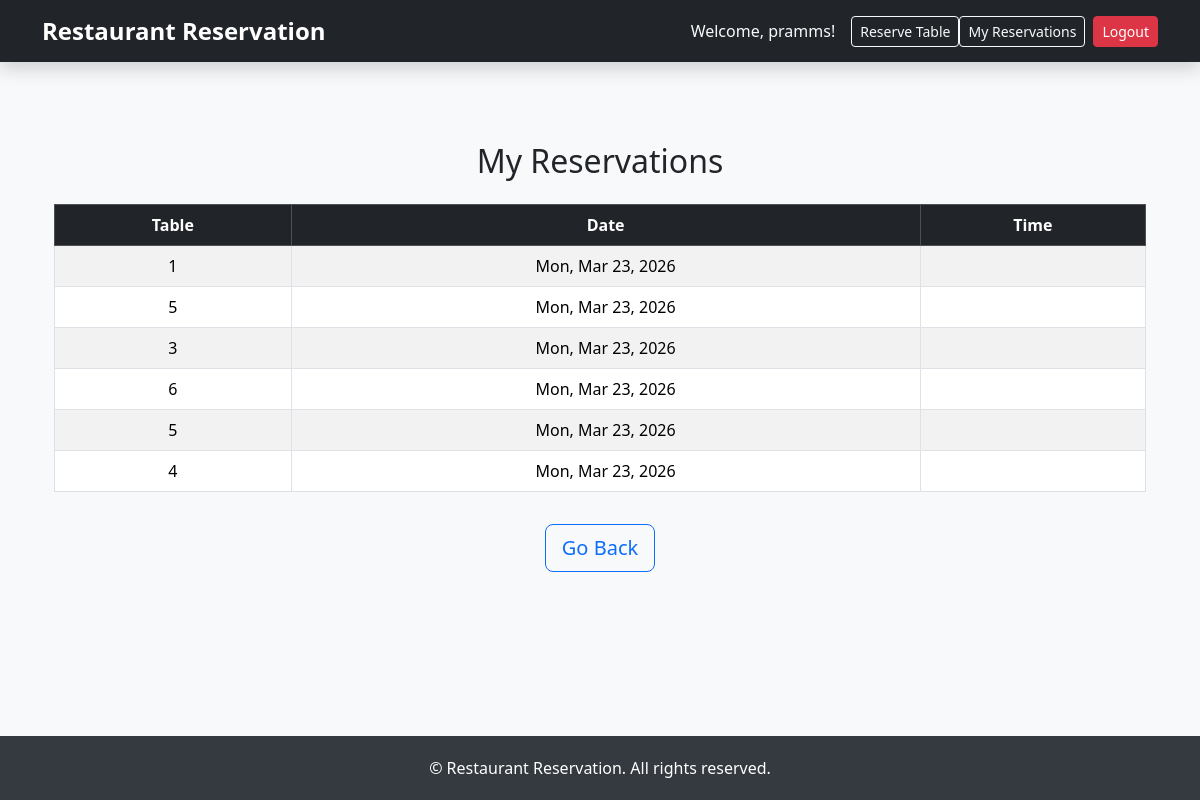
The app's page /my-reservations/ (signed in), older data.
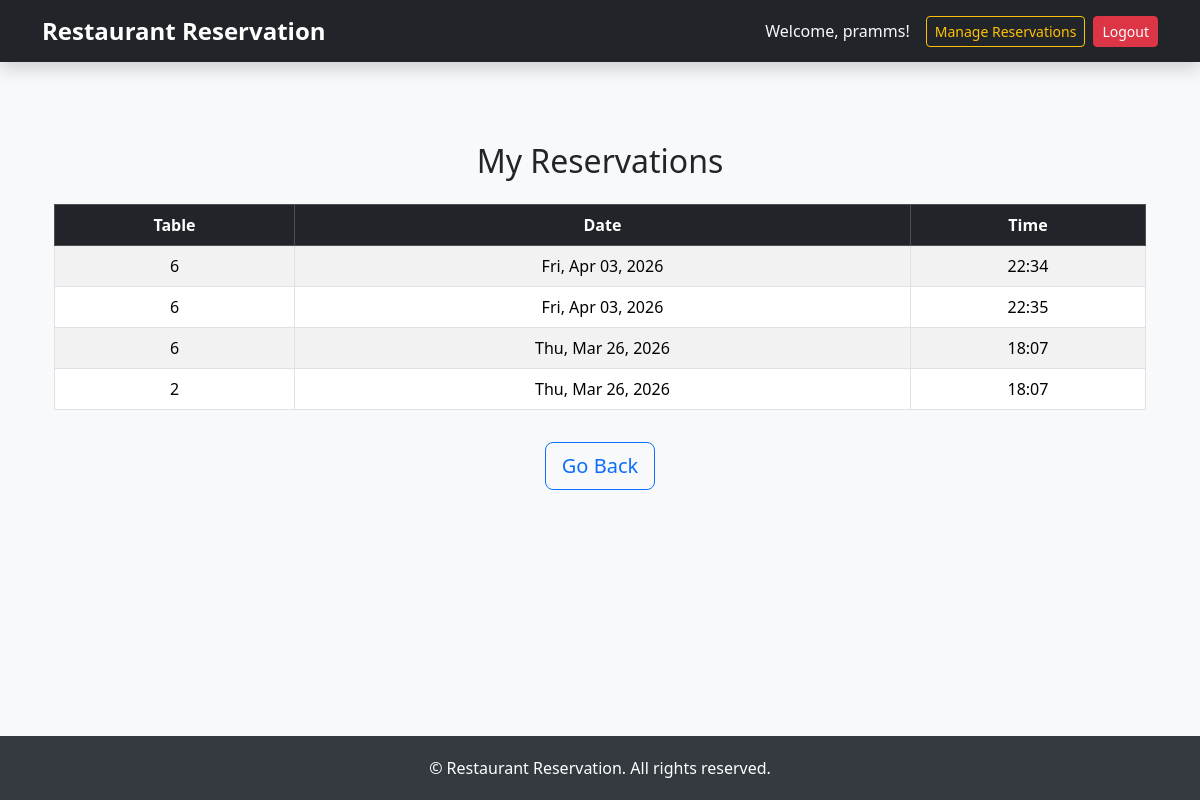
The same page, newer data.
### reservation/models.py (models this page shows, shortened)
class Reservation(models.Model):
    STATUS = (
        ("pending","Pending"),
        ("confirmed","Confirmed"),
        ("cancelled","Cancelled")
    )
    user = models.ForeignKey(User,on_delete=models.CASCADE)
    name = models.CharField(max_length=50,null=True,blank=True)
    table = models.ForeignKey(Table,on_delete=models.CASCADE)
    reservation_date = models.DateField()
    reservation_time = models.TimeField()
    guests = models.PositiveBigIntegerField()
    status = models.CharField(max_length=10,choices=STATUS,default="pending")
    class Meta:
        constraints = [
            models.UniqueConstraint(
                fields=['table', 'reservation_date', 'reservation_time'],
                name='unique_table_booking'
            )
        ]

class Table(models.Model):
    number = models.PositiveBigIntegerField(unique=True)
    seats = models.PositiveBigIntegerField()

### reservation/views.py (the view)
# urls.py: path("my-reservations/",views.MyReservationView.as_view(),name="my-reservations"),
class MyReservationView(LoginRequiredMixin,ListView):
    model = Reservation
    template_name = "my_reservations.html"
    context_object_name = "reservations"
    def get_queryset(self):
        return Reservation.objects.filter(user=self.request.user).order_by("-reservation_date")

### templates/my_reservations.html
{% extends "base.html" %}
{% block content %}
<div class="container mt-5">
    <h2 class="mb-4 text-center">My Reservations</h2>
    <div class="table-responsive">
        <table class="table table-striped table-hover table-bordered align-middle">
            <thead class="table-dark text-center">
                <tr>
                    <th scope="col">Table</th>
                    <th scope="col">Date</th>
                    <th scope="col">Time</th>
                </tr>
            </thead>
            <tbody class="text-center">
                {% for r in reservations %}
                <tr>
                    <td>{{ r.table.number }}</td>
                    <td>{{ r.reservation_date|date:"D, M d, Y" }}</td>
                    <td>{{ r.reservation_time|time:"H:i" }}</td>
                </tr>
                {% empty %}
                <tr>
                    <td colspan="3" class="text-muted">You have no reservations yet.</td>
                </tr>
                {% endfor %}
            </tbody>
        </table>
    </div>
    <div class="text-center mt-3">
        <a href="{% url 'home' %}" class="btn btn-outline-primary btn-lg">Go Back</a>
    </div>
</div>
{% endblock content %}

### templates/base.html (shortened to what this page needs)
<!doctype html>
<html lang="en">
<head>
    <link href="https://cdn.jsdelivr.net/npm/bootstrap@5.3.8/dist/css/bootstrap.min.css" rel="stylesheet"
>
</head>
<body>
    <nav class="navbar navbar-expand-lg navbar-dark bg-dark fixed-top shadow">
        <div class="container">
            <a class="navbar-brand" href="/">Restaurant Reservation</a>
            <div class="collapse navbar-collapse" id="navbarNav">
                <ul class="navbar-nav ms-auto align-items-center">
                    <li class="nav-item">
                        {% if user.is_authenticated %}
                        <span class="welcome-text text-light">
                            Welcome, {{ user.username }}!
                        </span>
                        {% else %}
                        <span class="welcome-text text-light">Welcome, Guest!</span>
                        {% endif %}
                    </li>
                    {% if user.is_authenticated and user.profile.role == "customer" %}
                    <li class="nav-item">
                        <a class="btn btn-outline-light btn-sm" href="{% url 'reserve-table' %}">Reserve Table</a>
                    </li>
                    <li class="nav-item">
                        <a class="btn btn-outline-light btn-sm" href="{% url 'my-reservations' %}">My Reservations</a>
                    </li>
                    {% endif %}
                    {% if user.is_authenticated and user.profile.role != "customer" %}
                    <li class="nav-item">
                        <a class="btn btn-outline-warning btn-sm" href="{% url 'manage-reservations' %}">Manage Reservations</a>
                    </li>
                    {% endif %}
                    {% if user.is_authenticated %}
                    <li class="nav-item ms-2">
                        <form action="{% url 'logout' %}" method="post" class="d-inline">
                            <button type="submit" class="btn btn-danger btn-sm">Logout</button>
                        </form>
                    </li>
                    {% else %}
                    <li class="nav-item ms-2">
                        <a href="{% url 'login' %}" class="btn btn-primary btn-sm">Login</a>
                    </li>
                    {% endif %}
                </ul>
            </div>
        </div>
    </nav>
    <main class="container mt-4">
        {% block content %}
        {% endblock content %}
    </main>
    <footer>
        &copy; {{ now|date:"Y" }} Restaurant Reservation. All rights reserved.
    </footer>
</body>
</html>

Row changes from the older to the newer data that the page shows:
removed Reservation: table.number "1", reservation_date "Mon, Mar 23, 2026"
removed Reservation: table.number "5", reservation_date "Mon, Mar 23, 2026"
no longer on this page (row edited): Reservation: table.number "5", reservation_date "Mon, Mar 23, 2026"
removed Reservation: table.number "4", reservation_date "Mon, Mar 23, 2026"
changed Reservation (number 1 of 4 on the later page): table.number "3" → "6"; reservation_date "Mon, Mar 23, 2026" → "Fri, Apr 03, 2026"; reservation_time (not shown) → "22:34"
changed Reservation (number 2 of 4 on the later page): reservation_date "Mon, Mar 23, 2026" → "Fri, Apr 03, 2026"; reservation_time (not shown) → "22:35"
added Reservation: table.number "6", reservation_date "Thu, Mar 26, 2026", reservation_time "18:07"
added Reservation: table.number "2", reservation_date "Thu, Mar 26, 2026", reservation_time "18:07"
Text that changed along with them:
text no longer shown: "Reserve Table My Reservations"
text now shown: "Manage Reservations"
